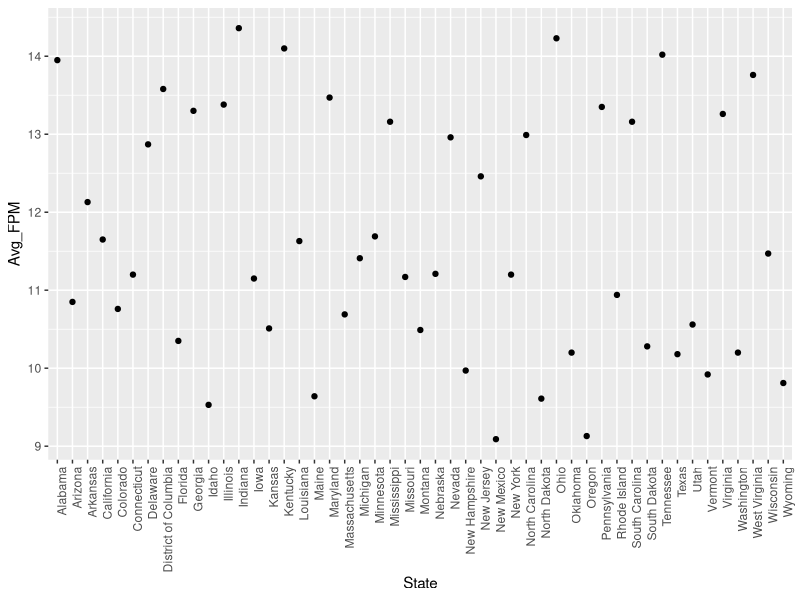
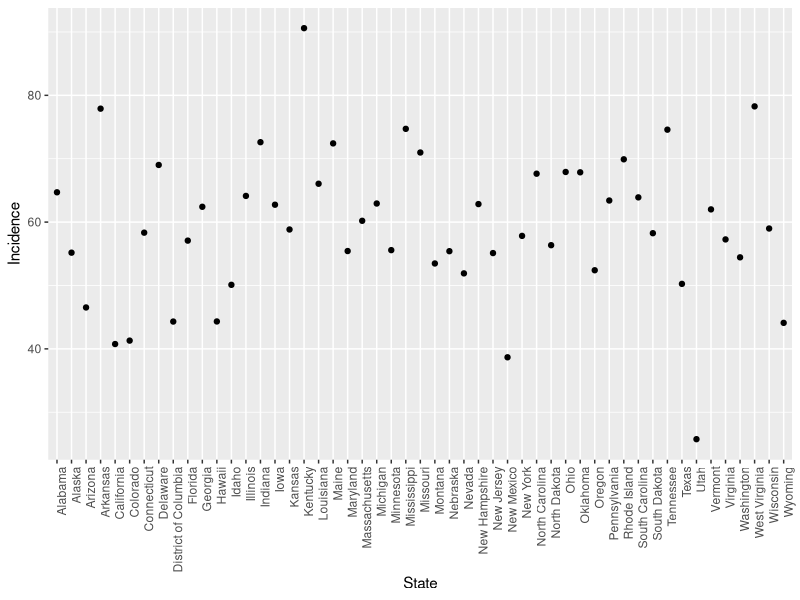
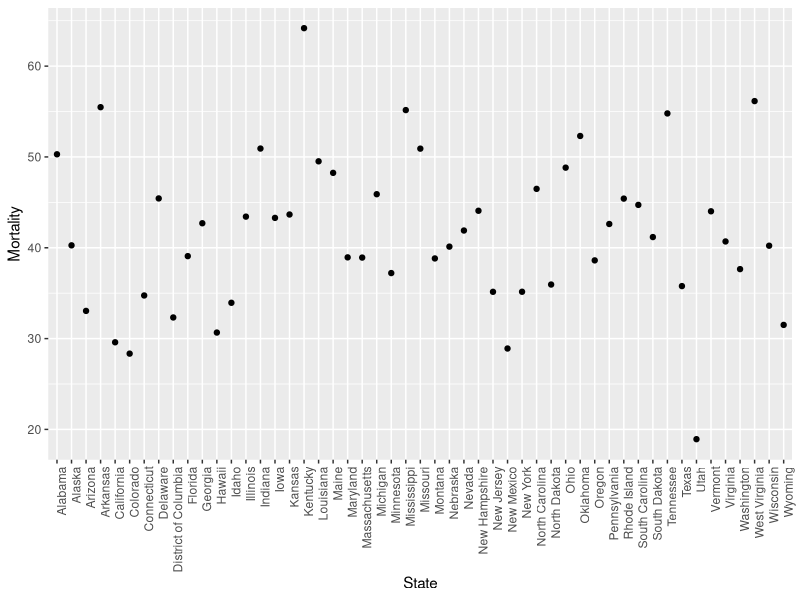

These figures' R source, in order: (Note: this script raises an error after producing the figures.)
#R script used for the Case Med Lung Cancer Example

#this is the command to change the working directory
setwd("/Users/ellenkendall//LungCancerExample")

#IF YOU USE WINDOWS
#setwd("C:/Users/ellenkendall/LungCancerExample")

library(ggplot2)
library(dplyr)

#read in data for fine particulate matter (air pollution)
fpm <- read.csv("fpm.csv", stringsAsFactors = F)
head(fpm)

#rename columns
colnames(fpm) <- c("State", "StateCode", "Avg_FPM")

#select columns
fpmClean <- fpm %>% select(State, Avg_FPM)

#summary data
summary(fpmClean)

#mean fpm calculation
meanFPM <- mean(fpmClean$Avg_FPM)

#using filter() to select only states that have an Average FPM level larger than the mean FPM
aboveAvgFPM <- fpmClean %>% filter(Avg_FPM >= meanFPM)

#how many states are above avg?
length(aboveAvgFPM$State)

#what are the states that are above avg?
aboveAvgFPM$State

#plot info FPM by state
#geom_point is the type of graph
#theme helps rotate the labels on the x axis so they all can be seen

ggplot(fpmClean, aes(x=State, y=Avg_FPM)) +geom_point() +theme(axis.text.x = element_text(angle = 90, hjust = 1))

#read in data for lung cancer
lung <- read.csv("lung.csv", stringsAsFactors = F)
head(lung)

#I am going to clean the data renaming the columns
colnames(lung) <- c("Cancer", "CancerSite","State", "StateCode", "Mortality_Incidence_Ratio", "Mortality", "Incidence")

#Now selecting columns of interest
lungClean <- lung %>% select(State, Mortality_Incidence_Ratio, 
                             Mortality, Incidence)

#Get summary stats from the data
summary(lungClean)

#plot incidence and mortality by state
ggplot(lungClean, aes(x=State, y=Incidence)) +geom_point() +theme(axis.text.x = element_text(angle = 90, hjust = 1))
ggplot(lungClean, aes(x=State, y=Mortality)) +geom_point() +theme(axis.text.x = element_text(angle = 90, hjust = 1))

#combine data sets
allData <- merge.data.frame(lungClean, fpmClean, by="State", all = T)


#how levels of air pollution correlate to lung cancer incidence using ggplot2
allData %>%
  mutate(State=reorder(State, Incidence)) %>% # reorder the states by their incidence of lung cancer for the left axis
  select(State, Incidence, Mortality, Avg_FPM) %>% # choose the variables we want to plot
  gather('measurement', 'value', -State) %>% # use the gather function from the tidyr package to put our data into long format
  mutate(measurement=factor(measurement, c(Avg_FPM='Avg_FPM', Mortality='Mortality', Incidence='Incidence'))) %>% # reorder the measurements manually for the legend
  ggplot(aes(x=State, y=value, col=measurement)) + # pipe our new dataframe to ggplot and set our aesthetics
  geom_point() + # draw a scatter graph with measurements for each state
  coord_flip() + # rotate the graph so that States are on the X axis because 1) they fit better this way and 2) they are what we want our readers to focus on
  labs(x='State', y='Average FPM (PM2.5); Incidence (%); Mortality (%)') + # rename our left axis title and bottom axis title
  scale_color_discrete(name='', labels=c('Average FPM (PM2.5)', 'Mortality (%)', 'Incidence (%)')) + # rename our legend
  ylim(0,100) # force the bottom axis to go from 0 to 100
#Notice the warning message: removed 2 rows containing missing values. Alaska and Hawaii do not have FPM information, so ggplot had to remove these rows.

#We want to know if the trend we see between air pollution and lung cancer incidence is statistically significant. We will use a simple regression model to test. We will fit the model with the lm() command, and then will graph the data, trend line, and key statistics.

incidenceFPMFit <- lm(Incidence ~ Avg_FPM, data = allData)

summary(incidenceFPMFit)

ggplot(incidenceFPMFit$model, aes_string(x = names(incidenceFPMFit$model)[2], y = names(incidenceFPMFit$model)[1])) + 
  geom_point() +
  stat_smooth(method = "lm", col = "red") +
  geom_label(aes(x = 9, y = 82), hjust = 0, 
             label = paste("Adj R2 = ",signif(summary(incidenceFPMFit)$adj.r.squared, 5),
                           "\nIntercept =",signif(incidenceFPMFit$coef[[1]],5 ),
                           " \nSlope =",signif(incidenceFPMFit$coef[[2]], 5),
                           " \nP =",signif(summary(incidenceFPMFit)$coef[2,4], 5)))

#repeat the above steps with mortality
mortalityFPMFit <- lm(Mortality ~ Avg_FPM, data = allData)

summary(mortalityFPMFit)

ggplot(mortalityFPMFit$model, aes_string(x = names(mortalityFPMFit$model)[2], y = names(mortalityFPMFit$model)[1])) + 
  geom_point() +
  stat_smooth(method = "lm", col = "red") +
  geom_label(aes(x = 9, y = 60), hjust = 0, 
             label = paste("Adj R2 = ",signif(summary(mortalityFPMFit)$adj.r.squared, 5),
                           "\nIntercept =",signif(mortalityFPMFit$coef[[1]],5 ),
                           " \nSlope =",signif(mortalityFPMFit$coef[[2]], 5),
                           " \nP =",signif(summary(mortalityFPMFit)$coef[2,4], 5)))

